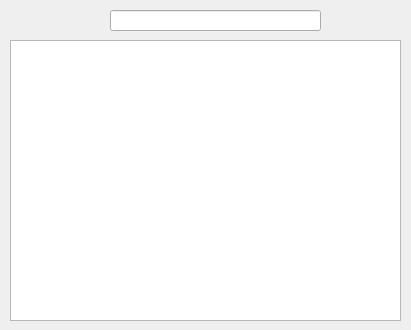
<?xml version="1.0" encoding="UTF-8"?>
<ui version="4.0">
 <class>DetailWindow</class>
 <widget class="QWidget" name="DetailWindow">
  <property name="geometry">
   <rect>
    <x>0</x>
    <y>0</y>
    <width>411</width>
    <height>330</height>
   </rect>
  </property>
  <property name="minimumSize">
   <size>
    <width>411</width>
    <height>330</height>
   </size>
  </property>
  <property name="maximumSize">
   <size>
    <width>411</width>
    <height>330</height>
   </size>
  </property>
  <property name="windowTitle">
   <string>Form</string>
  </property>
  <widget class="QTextBrowser" name="textBrowser">
   <property name="geometry">
    <rect>
     <x>10</x>
     <y>40</y>
     <width>391</width>
     <height>281</height>
    </rect>
   </property>
   <property name="autoFillBackground">
    <bool>false</bool>
   </property>
   <property name="styleSheet">
    <string notr="true">background-image: url(:/images/IMG_15.jpg);</string>
   </property>
  </widget>
  <widget class="QLineEdit" name="timeEdit">
   <property name="geometry">
    <rect>
     <x>110</x>
     <y>10</y>
     <width>211</width>
     <height>21</height>
    </rect>
   </property>
   <property name="font">
    <font>
     <family>黑体</family>
    </font>
   </property>
   <property name="alignment">
    <set>Qt::AlignCenter</set>
   </property>
   <property name="readOnly">
    <bool>true</bool>
   </property>
  </widget>
 </widget>
 <resources/>
 <connections/>
</ui>
